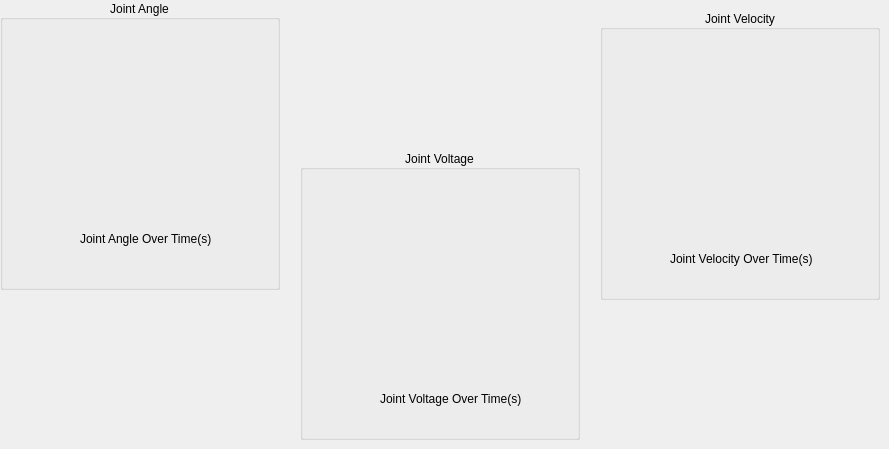
       <widget class="QWidget" name="tab_18">
        <attribute name="title">
         <string>Joint 1</string>
        </attribute>
        <widget class="QGroupBox" name="groupBox_25">
         <property name="geometry">
          <rect>
           <x>300</x>
           <y>150</y>
           <width>280</width>
           <height>290</height>
          </rect>
         </property>
         <property name="title">
          <string>Joint Voltage</string>
         </property>
         <property name="alignment">
          <set>Qt::AlignCenter</set>
         </property>
         <widget class="QLabel" name="label_113">
          <property name="geometry">
           <rect>
            <x>80</x>
            <y>240</y>
            <width>171</width>
            <height>17</height>
           </rect>
          </property>
          <property name="text">
           <string>Joint Voltage Over Time(s)</string>
          </property>
         </widget>
         <widget class="PlotWidget" name="voltageGraph_l1" native="true">
          <property name="geometry">
           <rect>
            <x>10</x>
            <y>30</y>
            <width>251</width>
            <height>191</height>
           </rect>
          </property>
         </widget>
        </widget>
        <widget class="QGroupBox" name="groupBox_26">
         <property name="geometry">
          <rect>
           <x>0</x>
           <y>0</y>
           <width>280</width>
           <height>290</height>
          </rect>
         </property>
         <property name="title">
          <string>Joint Angle</string>
         </property>
         <property name="alignment">
          <set>Qt::AlignCenter</set>
         </property>
         <widget class="QLabel" name="label_114">
          <property name="geometry">
           <rect>
            <x>80</x>
            <y>230</y>
            <width>171</width>
            <height>17</height>
           </rect>
          </property>
          <property name="text">
           <string>Joint Angle Over Time(s)</string>
          </property>
         </widget>
         <widget class="PlotWidget" name="angleGraph_l1" native="true">
          <property name="geometry">
           <rect>
            <x>10</x>
            <y>20</y>
            <width>251</width>
            <height>191</height>
           </rect>
          </property>
         </widget>
        </widget>
        <widget class="QGroupBox" name="groupBox_27">
         <property name="geometry">
          <rect>
           <x>600</x>
           <y>10</y>
           <width>280</width>
           <height>290</height>
          </rect>
         </property>
         <property name="title">
          <string>Joint Velocity</string>
         </property>
         <property name="alignment">
          <set>Qt::AlignCenter</set>
         </property>
         <widget class="QLabel" name="label_115">
          <property name="geometry">
           <rect>
            <x>70</x>
            <y>240</y>
            <width>181</width>
            <height>17</height>
           </rect>
          </property>
          <property name="text">
           <string>Joint Velocity Over Time(s)</string>
          </property>
         </widget>
         <widget class="PlotWidget" name="velocityGraph_l1" native="true">
          <property name="geometry">
           <rect>
            <x>10</x>
            <y>30</y>
            <width>251</width>
            <height>191</height>
           </rect>
          </property>
         </widget>
        </widget>
       </widget>
